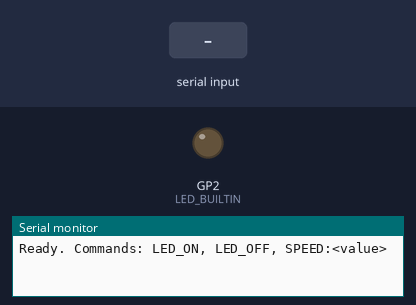
Simulated run of this sketch. Board: Raspberry Pi Pico. On the bench: output pins drawn as LEDs (lit = HIGH), the last lines printed to the serial monitor. The inputs (shaded band) are chosen by the test bench.

Above: at 1.2 s.
1.3 s: "LED_ON\n" received over Serial
At 2.4 s:
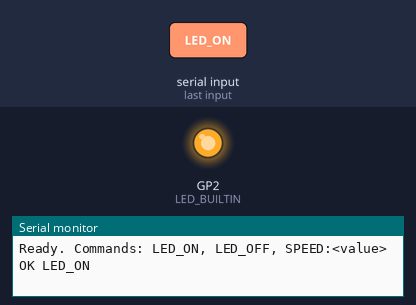
2.8 s: "LED_OFF\n" received over Serial
At 3.6 s:
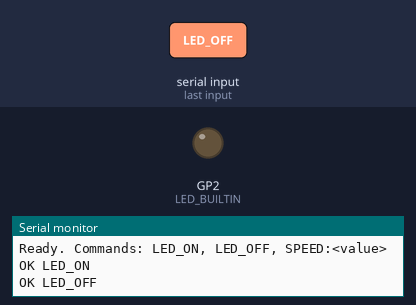
Timing chart, 0 to 5.8 s (numbered marks = the images above; inputs shaded):
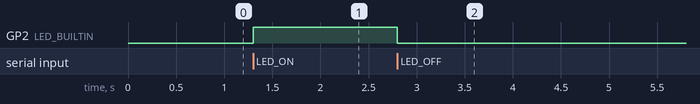

Measured:
- after the input at 1.3 s, GP2 (LED_BUILTIN): LOW → HIGH at once
- after the input at 2.8 s, GP2 (LED_BUILTIN): HIGH → LOW at once

The sketch:

decl_practice_138.ino
```cpp
// snippet: decl_practice_138
// tags: globals, declare, millis, nonblocking
// boards: avr, esp32, megaavr, nano33iot, romi32u4, rp2040
// library: none
// description: Declare char cmdBuf[32] and int cmdIdx=0 at global scope
// prompts: declare, cmdbuf[32], cmdidx=0, scope, command, parser
// verified: compile-only
// source: kd-generated (id 138)
// exact-include: Arduino.h

#ifndef LED_BUILTIN
#define LED_BUILTIN 2  // ESP32 core may not define it (rule_led_builtin)
#endif

#include <Arduino.h>

char cmdBuf[32] = "";
int cmdIdx = 0;

void setup() {
  Serial.begin(9600);
  Serial.println("Ready. Commands: LED_ON, LED_OFF, SPEED:<value>");
  pinMode(LED_BUILTIN, OUTPUT);
}

void processCommand(const char* cmd) {
  if (strcmp(cmd, "LED_ON") == 0) {
    digitalWrite(LED_BUILTIN, HIGH);
    Serial.println("OK LED_ON");
  } else if (strcmp(cmd, "LED_OFF") == 0) {
    digitalWrite(LED_BUILTIN, LOW);
    Serial.println("OK LED_OFF");
  } else if (strncmp(cmd, "SPEED:", 6) == 0) {
    int val = atoi(cmd + 6);
    Serial.print("OK SPEED=");
    Serial.println(val);
  } else {
    Serial.print("ERR unknown: ");
    Serial.println(cmd);
  }
}

void loop() {
  while (Serial.available()) {
    char c = Serial.read();
    if (c == '\n') {
      cmdBuf[cmdIdx] = '\0';
      processCommand(cmdBuf);
      cmdIdx = 0;
    } else if (c != '\r' && cmdIdx < 31) {
      cmdBuf[cmdIdx++] = c;
    }
  }
}
```
